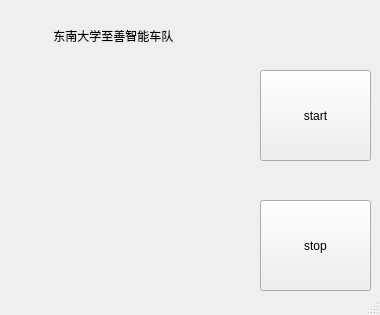
<?xml version="1.0" encoding="UTF-8"?>
<ui version="4.0">
 <class>MainWindow</class>
 <widget class="QMainWindow" name="MainWindow">
  <property name="geometry">
   <rect>
    <x>0</x>
    <y>0</y>
    <width>380</width>
    <height>315</height>
   </rect>
  </property>
  <property name="windowTitle">
   <string>MainWindow</string>
  </property>
  <widget class="QWidget" name="centralWidget">
   <widget class="QLabel" name="label">
    <property name="geometry">
     <rect>
      <x>10</x>
      <y>70</y>
      <width>221</width>
      <height>221</height>
     </rect>
    </property>
    <property name="styleSheet">
     <string notr="true">image: url(:/image/seu.png);</string>
    </property>
    <property name="text">
     <string/>
    </property>
   </widget>
   <widget class="QLabel" name="label_2">
    <property name="geometry">
     <rect>
      <x>50</x>
      <y>10</y>
      <width>291</width>
      <height>51</height>
     </rect>
    </property>
    <property name="styleSheet">
     <string notr="true">font: 20pt &quot;Ubuntu&quot;;</string>
    </property>
    <property name="text">
     <string> 东南大学至善智能车队</string>
    </property>
   </widget>
   <widget class="QPushButton" name="pushButton_start">
    <property name="geometry">
     <rect>
      <x>260</x>
      <y>70</y>
      <width>111</width>
      <height>91</height>
     </rect>
    </property>
    <property name="styleSheet">
     <string notr="true">font: 15pt &quot;Ubuntu&quot;;</string>
    </property>
    <property name="text">
     <string>start</string>
    </property>
   </widget>
   <widget class="QPushButton" name="pushButton_stop">
    <property name="geometry">
     <rect>
      <x>260</x>
      <y>200</y>
      <width>111</width>
      <height>91</height>
     </rect>
    </property>
    <property name="styleSheet">
     <string notr="true">font: 15pt &quot;Ubuntu&quot;;</string>
    </property>
    <property name="text">
     <string>stop</string>
    </property>
   </widget>
  </widget>
  <widget class="QStatusBar" name="statusBar"/>
  <action name="actiona">
   <property name="text">
    <string>a\</string>
   </property>
  </action>
  <action name="actionBss">
   <property name="text">
    <string>Bss</string>
   </property>
  </action>
  <action name="actionAbout">
   <property name="text">
    <string>About</string>
   </property>
  </action>
  <action name="actionsss">
   <property name="text">
    <string>sss</string>
   </property>
  </action>
 </widget>
 <layoutdefault spacing="6" margin="11"/>
 <resources/>
 <connections/>
</ui>
